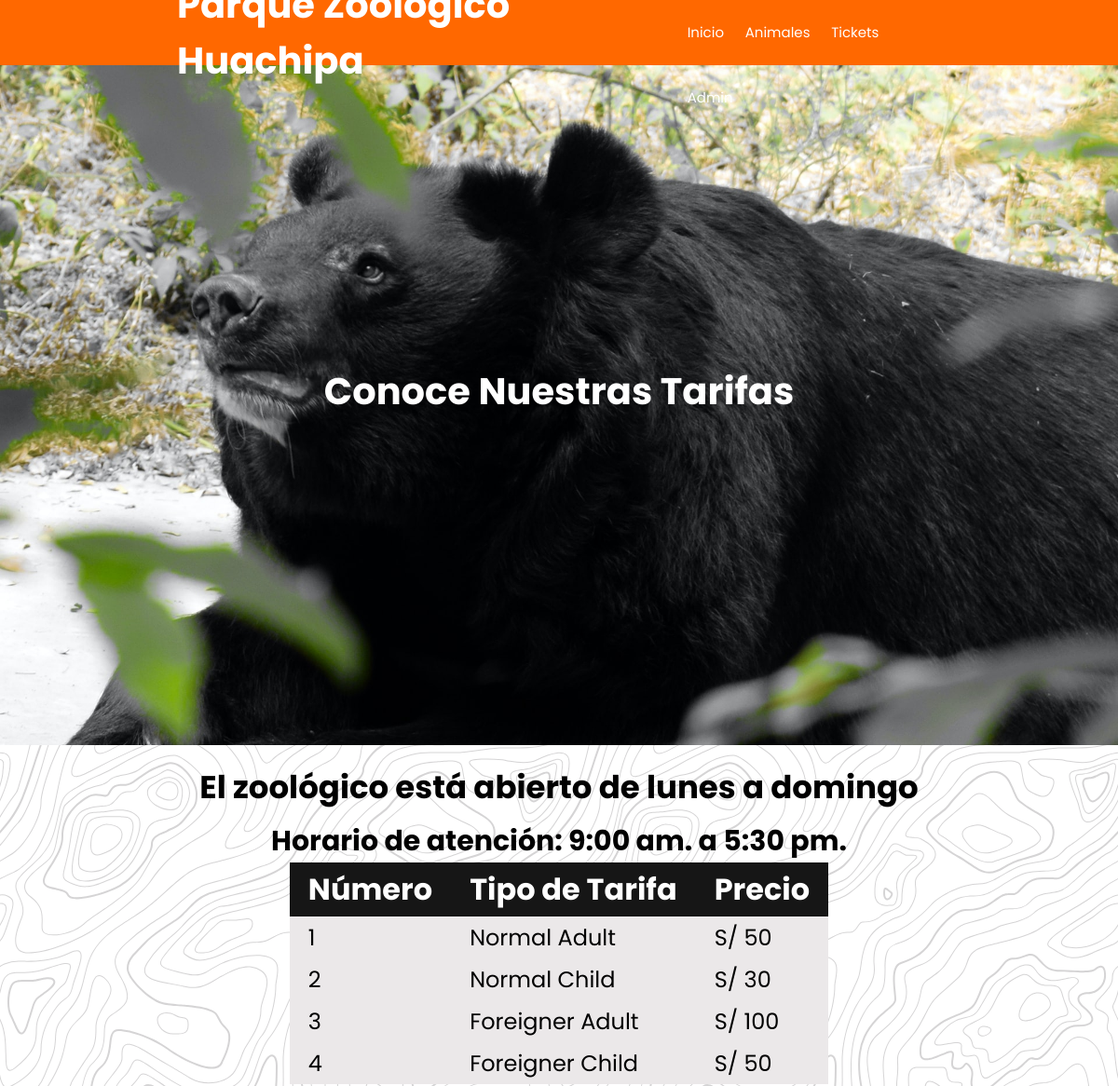
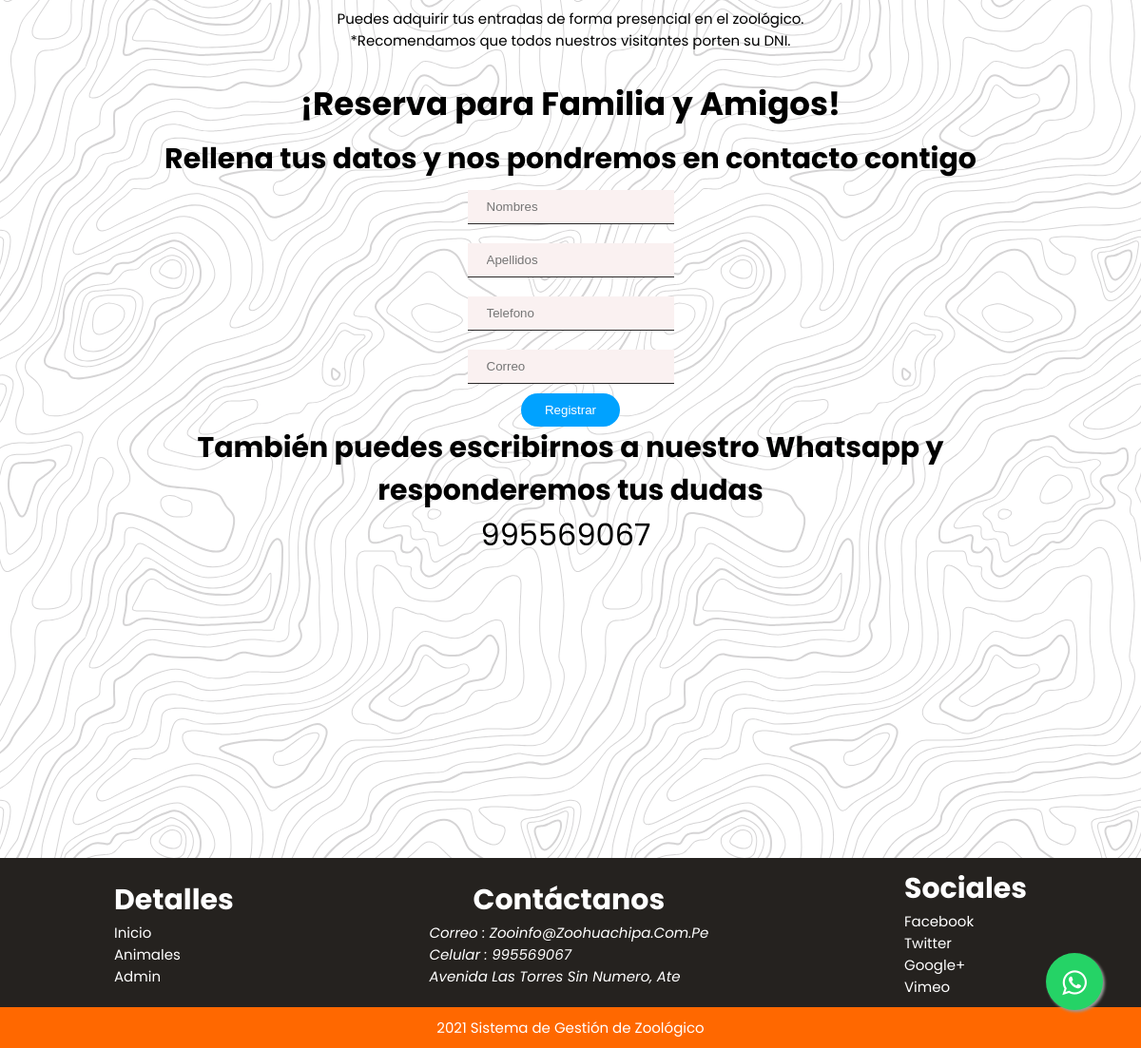
/tickets.php, run on the app's committed database (2 pictures, top to bottom).
### tables this page shows
CREATE TABLE `tbltickettype` (
  `ID` int(10) NOT NULL,
  `TicketType` varchar(200) DEFAULT NULL,
  `Price` varchar(50) DEFAULT NULL,
  `CreationDate` timestamp NULL DEFAULT current_timestamp()
);

CREATE TABLE `tblpage` (
  `ID` int(10) NOT NULL,
  `PageType` varchar(200) DEFAULT NULL,
  `PageTitle` varchar(200) DEFAULT NULL,
  `PageDescription` mediumtext DEFAULT NULL,
  `Email` varchar(200) DEFAULT NULL,
  `MobileNumber` bigint(10) DEFAULT NULL,
  `UpdationDate` timestamp NULL DEFAULT NULL ON UPDATE current_timestamp()
);

### tickets.php (the view, shortened to what this page needs)
<?php
include('includes/dbconnection.php');
?>
<!DOCTYPE html>
<html lang="es">
<head>
    <head>
        <link rel="stylesheet" href="owlcarousel/owl.carousel.min.css">
        <link rel="stylesheet" href="owlcarousel/owl.theme.default.min.css">
        <link rel="stylesheet" href="css/stylesv1.css">
        <link rel="stylesheet" href="css/basicsv1.css">
        <link rel="stylesheet" href="css/headerv1.css">
        <link rel="stylesheet" href="css/specialv1.css">
        <link rel="stylesheet" href="css/footerv1.css">
        <link rel="stylesheet" href="css/responsive.css">
        <link rel="stylesheet" href="css/hamburguesa.css">
        <link rel="stylesheet" href="css/animaciones.css">
        <link rel="stylesheet" href="css/stylesv2.css">
        <link rel="stylesheet" href="css/wsp.css">
    </head>
</head>
<body class="fondo2">
    <header>
        <div class="header">
            <div class="header__logo">
                <h1>Parque Zoológico Huachipa</h1>
            </div>
            <ul class="header__ul">
                <li><a href="index.php">Inicio</a></li>
                <li><a href="animals.php">Animales</a></li>
                <li><a href="tickets.php">Tickets</a></li>
                <li><a href="admin/index.php">Admin</a></li>
            </ul>
        </div>
    </header>
    <div class="slide slide-tarifa">
        <div class=" slide-content content-tarifa">
            <h1>Conoce Nuestras Tarifas</h1>
        </div>
    </div>
    <main>
        <section class="tarifa">
            <h2>El zoológico está abierto de lunes a domingo</h2>
            <h3> Horario de atención: 9:00 am. a 5:30 pm.</h3>
            <div class="cont-table">
                <table class="table">
                    <thead>
                        <tr>
                            <th>Número</th>
                            <th>Tipo de Tarifa</th>
                            <th>Precio</th>
                        </tr>
                    </thead>
                    <?php
                    $ret = mysqli_query($con, "select * from tbltickettype");
                    $cnt = 1;
                    while ($row = mysqli_fetch_array($ret)) {
                    ?>
                        <tbody>
                            <tr class="tr-body">
                                <td><?php echo $cnt; ?></td>
                                <td><?php echo $row['TicketType']; ?></td>
                                <td> S/ <?php echo $row['Price']; ?></td>
                            </tr>
                        <?php
                        $cnt = $cnt + 1;
                    } ?>
                        </tbody>
                </table>
                <div class="cont-p">
                    <p>Puedes adquirir tus entradas de forma presencial en el zoológico.</p>
                    <p>*Recomendamos que todos nuestros visitantes porten su DNI. </p>
                </div>
            </div>
        </section>
        <section class="reserva">
            <h2>¡Reserva para Familia y Amigos!</h2>
            <div class="cont-form">
                <h3>Rellena tus datos y nos pondremos en contacto contigo</h3>
                <form action="#" class="form-reserva">
                    <div class="c-input">
                        <input type="text" placeholder="Nombres">
                    </div>
                    <div class="c-input">
                        <input type="text" placeholder="Apellidos">
                    </div>
                    <div class="c-input">
                        <input type="text" placeholder="Telefono">
                    </div>
                    <div class="c-input">
                        <input type="email" placeholder="Correo">
                    </div>
                    <div>
                        <input type="submit" value="Registrar" class="btn-submit">
                    </div>
                </form>
            </div>
            <div class="cont-wsp">
                <h3>También puedes escribirnos a nuestro Whatsapp y responderemos tus dudas</h3>
                <div class="number">
                    <?php
                    $query = mysqli_query($con, "select * from  tblpage where PageType='contactus'");
                    while ($row = mysqli_fetch_array($query)) {
                    ?>
                        <p class="number-text"> <?php echo $row['MobileNumber']; ?></p>
                    <?php } ?>
                    <div class="number-icon">
                        <link rel="stylesheet" href="https://maxcdn.bootstrapcdn.com/font-awesome/4.5.0/css/font-awesome.min.css">
                        <a href="https://api.whatsapp.com/send?phone=+51%20995569097" class="float" target="_blank">
                        <i class="fa fa-whatsapp my-float"></i>
                        </a>
                    </div>
                </div>
                <p align="center"><iframe src="https://www.google.com/maps/embed?pb=!1m18!1m12!1m3!1d3902.413434245683!2d-76.9004834856184!3d-12.015033044581292!2m3!1f0!2f0!3f0!3m2!1i1024!2i768!4f13.1!3m3!1m2!1s0x9105c3ea5aaaaaab%3A0x920e09bb0b6c28fd!2sParque%20Zool%C3%B3gico%20Huachipa!5e0!3m2!1ses!2spe!4v1625697204715!5m2!1ses!2spe" width="400" height="300" style="border:0;" allowfullscreen="" loading="lazy"></iframe></p>
            </div>
        </section>
    </main>
    <?php include_once('includes/specialv1.php'); ?>
    <?php include_once('includes/footerv1.php'); ?>
</body>
</html>

### includes/specialv1.php
<div class="section-special">
    <div class="section-container">
        <div class="details">
            <h3>Detalles</h3>
            <ul>
                <li><a href="index.php">Inicio</a></li>
                <li><a href="animals.php">Animales</a></li>
                <li><a href="admin/index.php">Admin</a></li>
            </ul>
        </div>
        <div class="contact">
            <h3>Contáctanos</h3>
            <?php
            $query = mysqli_query($con, "select * from  tblpage where PageType='contactus'");
            while ($row = mysqli_fetch_array($query)) {
            ?>
                <address>
                    <p>Correo : <?php echo $row['Email']; ?></p>
                    <p>Celular : <?php echo $row['MobileNumber']; ?></p>
                    <p><?php echo $row['PageDescription']; ?></p>
                </address><?php } ?>
        </div>
        <div class="social">
            <h3>Sociales</h3>
            <ul>
                <li><a href="https://www.facebook.com/zoohuachipa/?ref=bookmarks">facebook</a></li>
                <li><a href="#">twitter</a></li>
                <li><a href="#">google+</a></li>
                <li><a href="#">vimeo</a></li>
            </ul>
        </div>
    </div>
</div>

### css/stylesv1.css (style rules this page uses)
.slide { width: 100vw; height: calc(100vh - 7rem); background-size: cover; background-repeat: no-repeat; background-position: center center; display: flex !important; justify-content: center !important; align-content: center !important; }
.slide-content { margin: auto 0; color: white; text-align: center; }
.slide-content h1 { margin-bottom: 3rem; }
section { width: 80%; margin: 1rem auto; }
h3 { text-align: center; }
.slide-tarifa { width: 100%; height: calc(100vh - 7rem); background-image: url(../images/tarifa.jpg); background-position: top center; background-size: cover; background-repeat: no-repeat; display: flex; justify-content: center; align-items: center; }
.tarifa h2, .reserva h2 { text-align: center; padding: 1rem 0; }
.content-tarifa { color: white }
.cont-p { padding: 1rem; text-align: center; }
.table { margin: 0 auto; border-collapse: collapse; }
thead { background-color: rgb(22, 22, 22); color: white; }
th { font-size: 3.2rem; }
td { font-size: 2.4rem; }
th, td { padding: .5rem 2rem; }
.tr-body { background-color: rgb(235, 232, 233); }
.form-reserva { display: flex; justify-content: center; align-items: center; flex-direction: column; }
.c-input { margin: 1rem 0; }
.c-input input { padding: 1rem 2rem; border: none; outline: none; border-bottom: 1px solid rgb(43, 42, 42); background-color: rgb(250, 241, 241); }
.btn-submit { background-color: rgb(0, 162, 255); color: white; border: none !important; padding: 1rem 2.5rem !important; border-radius: 10rem; }
.number-text { font-size: 3.2rem; }
.number { display: flex; justify-content: center; align-items: center; flex-direction: row; gap: 1rem; }

### css/basicsv1.css (style rules this page uses)
html { box-sizing: border-box; font-size: 62.5%; scroll-behavior: smooth; }
*, *:before, *:after { box-sizing: inherit; padding: 0; margin: 0; }
body { font-family: 'Poppins', sans-serif; }
h1 { font-size: 4rem; font-weight: 700; }
h2 { font-size: 3.4rem; font-weight: 700; }
h3 { font-size: 3rem; }
p, a, label { font-size: 1.5rem; }
a { text-decoration: none; }
li { list-style: none; }

### css/headerv1.css (style rules this page uses)
:root { --bg-header: #ff6800; --color: white; }
body { font-family: 'Poppins', sans-serif; }
header { background-color: #ff6800; }
.header { width: 70%; margin: 0 auto; display: flex; justify-content: space-between; align-items: center; padding: 0 1rem; height: 7rem; }
.header__ul { gap: 1rem; height: 100%; }
.header__ul li a, .header__logo { color: var(--color); }
.header__ul li a { padding: 0 1rem; display: inline-block; }
.header__ul li { display: inline-block; height: 100%; line-height: 7rem; }

### css/specialv1.css (style rules this page uses)
:root { --bg-color: #25221F; --color: rgb(247, 241, 241); }
.section-special { background-color: var(--bg-color); }
.section-container { width: 80%; margin: 0 auto; display: flex; justify-content: space-between; align-items: center; }
.section-container, .details ul li a, .social ul li a { color: var(--color); text-transform: capitalize; padding: 1rem 0; }
address p font { color: white !important }

### css/footerv1.css (style rules this page uses)
:root { --bg-footer: #ff6800; --color: white; }

### css/hamburguesa.css (style rules this page uses)
:root { --bg-header: #FF6800; --color: white; }

### css/animaciones.css (style rules this page uses)
.cont-info h3, .slide-content { transition: transform 1s ease; }

### css/wsp.css (style rules this page uses)
.float { position:fixed; width:60px; height:60px; bottom:40px; right:40px; background-color:#25d366; color:#FFF; border-radius:50px; text-align:center; font-size:30px; box-shadow: 2px 2px 3px #999; z-index:100; }
.my-float { margin-top:16px; }

### data on the page
tbltickettype: TicketType "Normal Adult", Price "50"
tbltickettype: TicketType "Normal Child", Price "30"
tbltickettype: TicketType "Foreigner Adult", Price "100"
tbltickettype: TicketType "Foreigner Child", Price "50"
tblpage: MobileNumber "995569067", Email "Zooinfo@zoohuachipa.com.pe", PageDescription "Avenida Las Torres Sin Numero, Ate"
